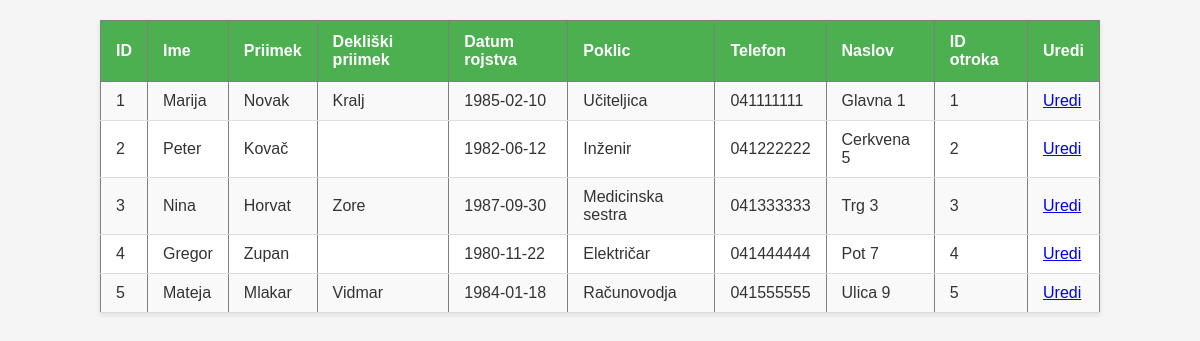
Screenshot of /podstrani/starsi/uredi_starsi.php with the database file from the repository.
### tables this page shows
CREATE TABLE starsi (
  id INT AUTO_INCREMENT PRIMARY KEY,
  ime VARCHAR(20) NOT NULL,
  priimek VARCHAR(20) NOT NULL,
  dekliski_priimek VARCHAR(20),
  datum_rojstva DATE,
  poklic VARCHAR(30),
  telefon VARCHAR(15),
  naslov VARCHAR(50),
  id_otroka INT,
  uporabnisko_ime VARCHAR(20),
  FOREIGN KEY (uporabnisko_ime) REFERENCES uporabniki(uporabnisko_ime),
  FOREIGN KEY (id_otroka) REFERENCES otroci(id)
);

### podstrani/starsi/uredi_starsi.php (the view, shortened to what this page needs)
<link rel="stylesheet" href="../css/izpis.css">
<?php
include "../povezava.php";
$sql = "SELECT id, ime, priimek, `dekliski_priimek`, datum_rojstva, poklic, telefon, naslov, id_otroka FROM starsi";
$result = mysqli_query($conn, $sql);
if (mysqli_num_rows($result) > 0) {
    echo "<table border='1'>";
    echo "<tr>
            <th>ID</th>
            <th>Ime</th>
            <th>Priimek</th>
            <th>Dekliški priimek</th>
            <th>Datum rojstva</th>
            <th>Poklic</th>
            <th>Telefon</th>
            <th>Naslov</th>
            <th>ID otroka</th>
            <th>Uredi</th>
          </tr>";
    while($row = mysqli_fetch_assoc($result)) {
        echo "<tr>";
        echo "<td>" . $row['id'] . "</td>";
        echo "<td>" . $row['ime'] . "</td>";
        echo "<td>" . $row['priimek'] . "</td>";
        echo "<td>" . $row['dekliski_priimek'] . "</td>";
        echo "<td>" . $row['datum_rojstva'] . "</td>";
        echo "<td>" . $row['poklic'] . "</td>";
        echo "<td>" . $row['telefon'] . "</td>";
        echo "<td>" . $row['naslov'] . "</td>";
        echo "<td>" . $row['id_otroka'] . "</td>";
        echo '<td><a href="uredi_starsi_obrazec.php?id='.$row["id"].'&ime='.$row["ime"].'&priimek='.$row["priimek"].'&dekliski_priimek='.$row["dekliski_priimek"].'&datum_rojstva='.$row["datum_rojstva"].'&poklic='.$row["poklic"].'&telefon='.$row["telefon"].'&naslov='.$row["naslov"].'&id_otroka='.$row["id_otroka"].'">Uredi</a></td>';
        echo "</tr>";
    }
    echo "</table>";
} else {
    echo "Ni podatkov v tabeli starši.";
}
?>

### podstrani/css/izpis.css (style rules this page uses)
table { border-collapse: collapse; width: 100%; max-width: 1000px; margin: 20px auto; background-color: #fff; box-shadow: 0 2px 5px rgba(0,0,0,0.1); }
th { background-color: #4CAF50; color: white; padding: 12px 15px; text-align: left; }
td { padding: 10px 15px; border-bottom: 1px solid #ddd; }
tr:nth-child(even) { background-color: #f9f9f9; }

### rows the page displays
starsi: id "1", ime "Marija", priimek "Novak", dekliski_priimek "Kralj", datum_rojstva "1985-02-10", poklic "Učiteljica", telefon "041111111", naslov "Glavna 1", id_otroka "1"
starsi: id "2", ime "Peter", priimek "Kovač", datum_rojstva "1982-06-12", poklic "Inženir", telefon "041222222", naslov "Cerkvena 5", id_otroka "2"
starsi: id "3", ime "Nina", priimek "Horvat", dekliski_priimek "Zore", datum_rojstva "1987-09-30", poklic "Medicinska sestra", telefon "041333333", naslov "Trg 3", id_otroka "3"
starsi: id "4", ime "Gregor", priimek "Zupan", datum_rojstva "1980-11-22", poklic "Električar", telefon "041444444", naslov "Pot 7", id_otroka "4"
starsi: id "5", ime "Mateja", priimek "Mlakar", dekliski_priimek "Vidmar", datum_rojstva "1984-01-18", poklic "Računovodja", telefon "041555555", naslov "Ulica 9", id_otroka "5"
